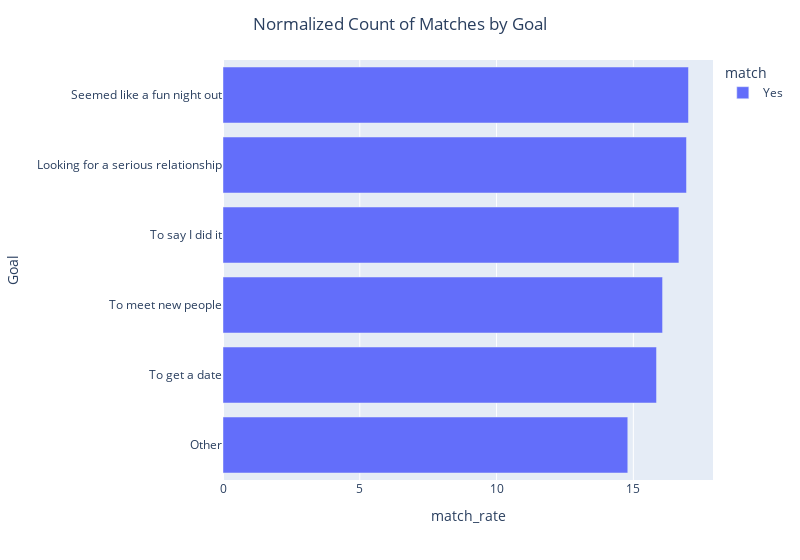

The cell this chart's notebook holds for it:
### Code cell
# Plot stacked bar chart
fig_goal_match = px.bar(
    df_goal_match[df_goal_match["match"]=="Yes"].sort_values(by="match_rate"),
    x="match_rate",
    y="goal",
    color="match",
    labels={"goal": "Goal"},
    width=800,
    orientation="h"
    
)
fig_goal_match.update_layout(title_text="Normalized Count of Matches by Goal")
fig_goal_match.update(layout=dict(title=dict(x=0.5)))
fig_goal_match.show()

### Figure 1 — Plotly figure (JSON) as saved in the notebook; plotly's stock layout.template omitted (floating-point values rounded to 4 significant figures)
{"data": [{"alignmentgroup": "True", "hovertemplate": "match=Yes<br>match_rate=%{x}<br>Goal=%{y}<extra></extra>", "legendgroup": "Yes", "marker": {"color": "#636efa", "pattern": {"shape": ""}}, "name": "Yes", "offsetgroup": "Yes", "orientation": "h", "showlegend": true, "textposition": "auto", "type": "bar", "x": [14.8, 15.85, 16.07, 16.67, 16.94, 17.02], "xaxis": "x", "y": ["Other", "To get a date", "To meet new people", "To say I did it", "Looking for a serious relationship", "Seemed like a fun night out"], "yaxis": "y"}], "layout": {"barmode": "relative", "legend": {"title": {"text": "match"}, "tracegroupgap": 0}, "margin": {"t": 60}, "title": {"text": "Normalized Count of Matches by Goal", "x": 0.5}, "width": 800, "xaxis": {"anchor": "y", "domain": [0, 1], "title": {"text": "match_rate"}}, "yaxis": {"anchor": "x", "domain": [0, 1], "title": {"text": "Goal"}}}}
